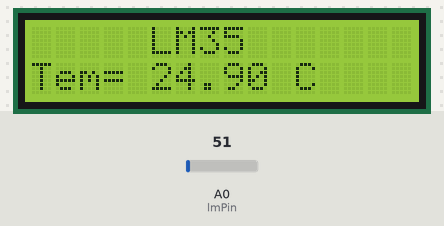
Recording of a sketch running on a simulated Arduino Uno, built with avr-gcc and run on an emulated ATmega328P. Parts: 16×2 character LCD. Inputs (shaded band) come from the test bench; at power-on: A0 (lmPin) = 51.

Above: at 1.6 s.
1.7 s: A0 (lmPin) set to 23
At 2.9 s:
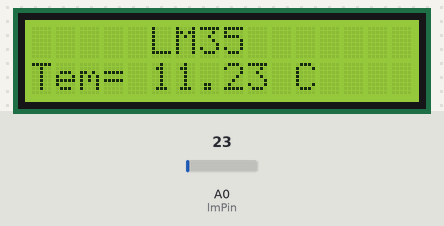
3.2 s: A0 (lmPin) set to 18
At 4.1 s:
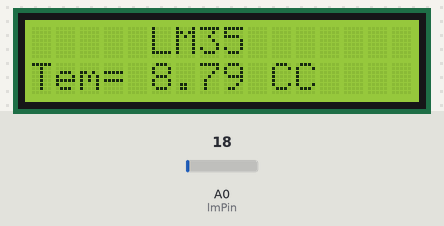
4.7 s: A0 (lmPin) set to 30
At 5.2 s:
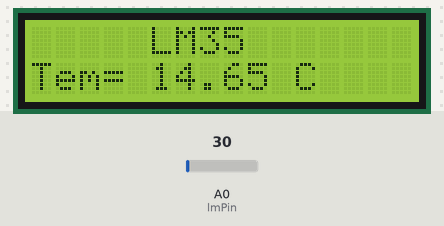
Timing chart, 0 to 7.7 s (numbered marks = the images above; inputs shaded):
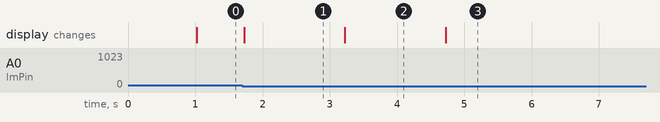

The sketch:

temp_lm35.ino.ino
```cpp
//LM35 output voltage has a linear relation with the Celsius temperature, output of 0 v when 0 ℃,
//every increase 1 ℃, the output voltage increase 10 mv
#define lmPin A0  //LM35 attach to
#include <Wire.h>
#include <LiquidCrystal_I2C.h>
LiquidCrystal_I2C lcd(0x27,16,2);  // set the LCD address to 0x27 for a 16 chars and 2 line display

float tem = 0;
long lmVal = 0;
long previousMillis = 0;
long interval = 1000;

void setup()
{
  lcd.begin();  //initialize the lcd
  lcd.backlight();  //open the backlight
}

void loop()
{
  unsigned long currentMillis = millis();
  if (currentMillis - previousMillis > interval){
    lmVal = analogRead(lmPin);
    tem = (lmVal * 0.0048828125 * 100);//to get temp
    lcd.setCursor(5,0);
    lcd.print("LM35");
    lcd.setCursor(0,1);
    lcd.print("Tem= ");
    lcd.setCursor(5,1);
    lcd.print(tem);
    lcd.print(" C");
  }
}
```

Measured:
- the behaviour switches between 21 and 20 on A0 (lmPin) (found by bisection; images 1 and 2)
- after the input at 1.7 s, the display: changes at once (image 1)
- after the input at 3.2 s, the display: changes at once (image 2)
- after the input at 4.7 s, the display: changes at once (image 3)
